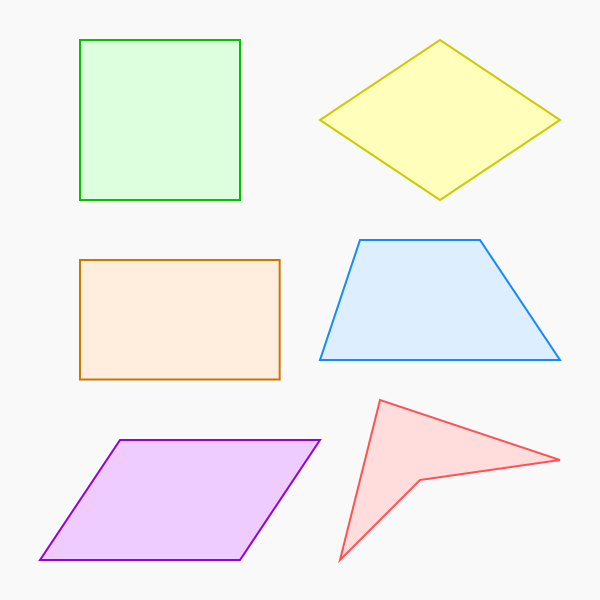
#> input picture DimCalc Diagonal/Test.jpg, 1200 x 1200 px (shown at 1/2 size)
$ python -i IPH.py   (imports and definitions only)
#> lines starting #> are read from the running program, lines starting #| are printed output that depends on the picture; after the words box and inside, x2 and y2 are one past the last pixel; in counts of white or black regions, pixels touching at a corner belong together
#> further down, picture is the input picture: shape (1200, 1200, 3); mean B, G, R 238.8, 242, 243.2
import cv2
from cv2 import imshow
import numpy as np
import matplotlib.pyplot as plt


def Display(title, src):
    cv2.imshow(title, src)
    cv2.waitKey(0)


def Grayscale(src):
    return cv2.cvtColor(src, cv2.COLOR_BGR2GRAY)
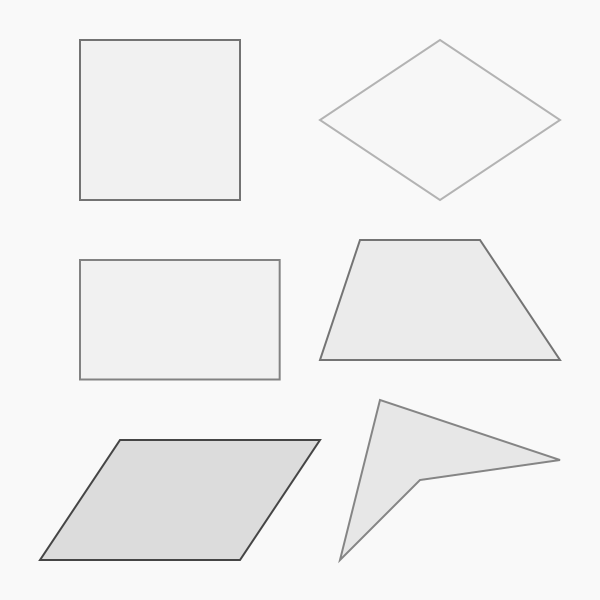
#> returned value: shape (1200, 1200) (shown at 1/2 size); min 69, max 249, mean 242


# [17 lines left out: functions ListDisplay, DisplayMultiple, Resize, not called in this run]


def Scale(src, x, y):
    return cv2.resize(src, (0, 0), fx=x, fy=y)


def Outline(src, x=None, y=None):
#> called with x = 100, y = 100
    if(x != None and y != None):
        return cv2.Canny(src, x, y)
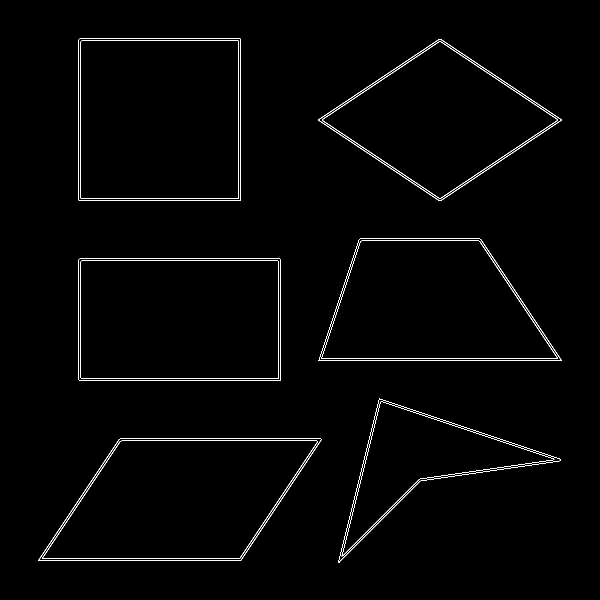
#> returned value: shape (1200, 1200) (shown at 1/2 size); 1.2% white in thin lines or dots, all inside (x1, y1, x2, y2) = (77, 77, 1123, 1126)
    else:
        return cv2.Canny(src, 100, 100)


# [7 lines left out: function Blur, not called in this run]


def Erode(src, x, y, Iterations=1):
    return cv2.erode(src, np.ones((x, y), np.uint8), iterations=Iterations)


def Dilate(src, x, y, Iterations=1):
#> called with x = 3, y = 3, Iterations = 1
    return cv2.dilate(src, np.ones((x, y), np.uint8), iterations=Iterations)
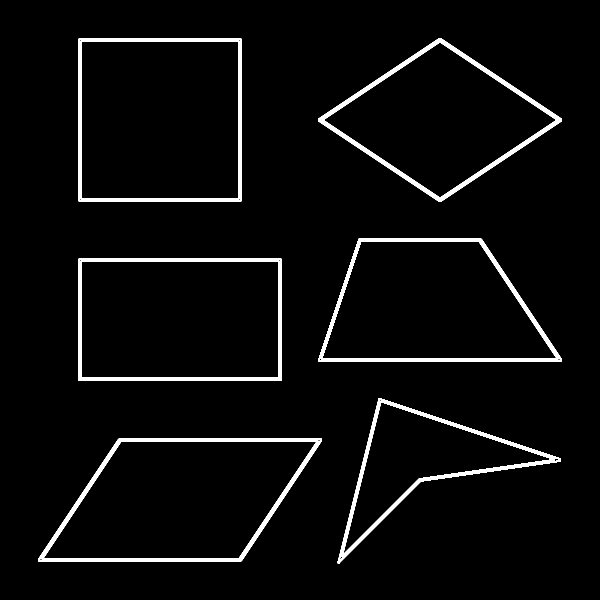
#> returned value: shape (1200, 1200) (shown at 1/2 size); 3.6% white; 8 white regions, largest, box (x1, y1, x2, y2) and area: (76, 876, 644, 1123) 9567, (636, 77, 1124, 403) 9556, (636, 476, 1124, 723) 8455


def CalcHist(img):
    return cv2.calcHist([img], [0], None, [256], [0, 256])


# [6 lines left out: function HistDisplay, not called in this run]


def BinaryThresh(src, x=128):
    return cv2.threshold(Grayscale(src), x, 255, cv2.THRESH_BINARY)[1]


def InvBinaryThresh(src, x=128):
    return cv2.threshold(Grayscale(src), x, 255, cv2.THRESH_BINARY_INV)[1]


def TruncThresh(src, x=128):
    return cv2.threshold(Grayscale(src), x, 255, cv2.THRESH_TRUNC)[1]


def ToZeroThresh(src, x=128):
    return cv2.threshold(Grayscale(src), x, 255, cv2.THRESH_TOZERO)[1]


def InvToZeroThresh(src, x=128):
    return cv2.threshold(Grayscale(src), x, 255, cv2.THRESH_TOZERO_INV)[1]


def AdaptiveThresh(src, x=128):
    return cv2.adaptiveThreshold(Grayscale(src), 255, cv2.ADAPTIVE_THRESH_GAUSSIAN_C, cv2.THRESH_BINARY, 199, 5)


def OtsuThresh(src, x=128):
    return cv2.threshold(Grayscale(src), x, 255, cv2.THRESH_BINARY + cv2.THRESH_OTSU)[1]


def colorFilterMask(src, lower, upper):
    return cv2.inRange(cv2.cvtColor(src, cv2.COLOR_BGR2HSV), lower, upper)


def colorFilter(src, lower, upper):
    return cv2.bitwise_and(src, src, mask=colorFilterMask(src, lower, upper))


# [20 lines left out: function HoughLines, not called in this run]


def ContourFind(img):
    return cv2.findContours(img, cv2.RETR_EXTERNAL, cv2.CHAIN_APPROX_NONE)[0]


def getContours(img, cannyThresh=[100, 100], min_area=100, sides=0):
    img_canny = Outline(Grayscale(img), cannyThresh[0], cannyThresh[1])
    img_dilate = Dilate(img_canny, 3, 3, 1)
    img_eroded = Erode(img_dilate, 3, 3, 1)
#> in Erode, `return cv2.erode(src, np.ones((x, y), np.uint8), iterations=Iterations)`:
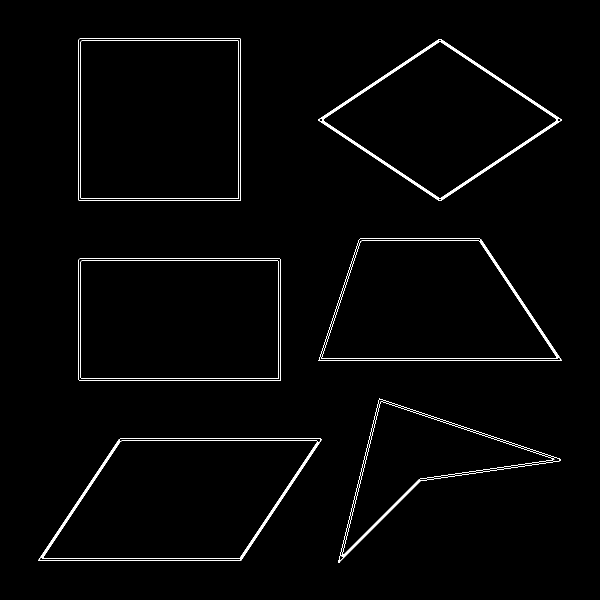
#> returned value: shape (1200, 1200) (shown at 1/2 size); 1.6% white; 8 white regions
    imshow("Canny", img_eroded)
    final_contours = []
    contours = ContourFind(img_eroded)
#> contours = 6 contours; box (x1, y1, x2, y2) and area: (157, 77, 482, 402) 104973, (77, 877, 643, 1122) 98976, (157, 517, 562, 761) 98168, (637, 477, 1123, 722) 88893, (637, 78, 1123, 402) 79535, (676, 797, 1121, 1126) 45619
    for i in contours:
        area = cv2.contourArea(i)
        if area > min_area:
            peri = cv2.arcLength(i, True)
            approx = cv2.approxPolyDP(i, 0.005*peri, True)
            bbox = cv2.boundingRect(approx)
            if sides > 0:
                if(len(approx) == sides):
                    final_contours.append([len(approx), area, approx, bbox, i])
            else:
                final_contours.append([len(approx), area, approx, bbox, i])
#> this loop made 6 passes
#> (area, peri, approx, bbox) on passes 1 to 6: (98976, 1428.2, [[77, 1121], [481, 1121], [642, 878], [240, 877]], (77, 877, 566, 245)), (45619, 1306.2, [[676, 1125], [841, 961], [1120, 918], [758, 797]], (676, 797, 445, 329)), (98168, 1291.7, [[157, 519], [158, 760], [561, 760], [561, 518]], (157, 518, 405, 243)), (88893, 1315.1, [[637, 720], [1122, 721], [959, 477], [718, 478]], (637, 477, 486, 245)), (79535, 1241.1, [[877, 78], [637, 241], [882, 401], [1122, 238]], (637, 78, 486, 324)), (104973, 1293.7, [[159, 77], [157, 400], [481, 401], [481, 78]], (157, 77, 325, 325))
#> after the loop, final_contours = 6 items

    final_contours = sorted(final_contours, key=lambda x: x[1], reverse=True)
    return final_contours

>>> import cv2
>>> picture = cv2.imread('Test.jpg')
>>> result = getContours(picture)
#> result = 6 items

$ run again, on DimCalc Diagonal/rect.png
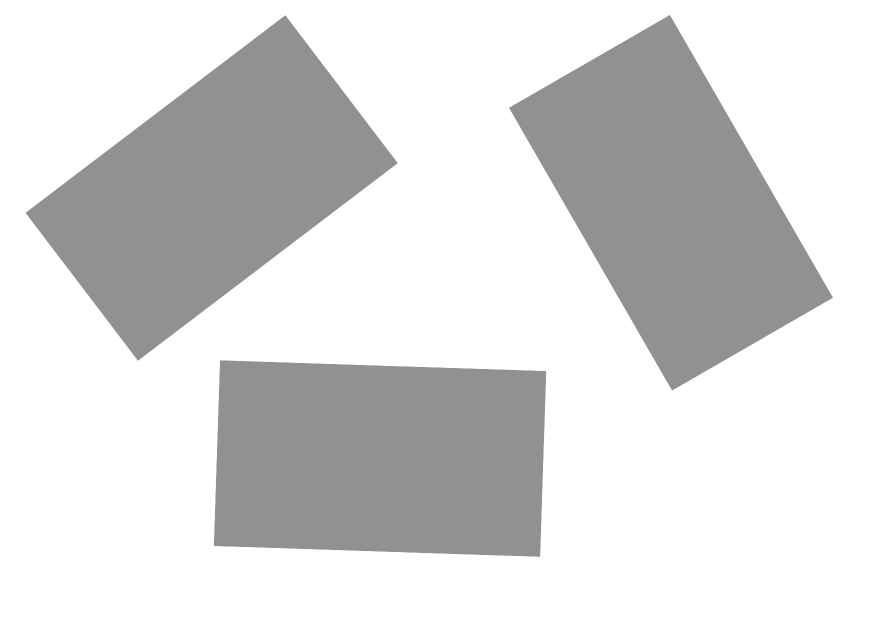
#> input picture DimCalc Diagonal/rect.png, 1748 x 1240 px (shown at 1/2 size)
#> picture is the input picture: shape (1240, 1748, 3); min 145, max 255, mean 218.1
#> in Outline, `return cv2.Canny(src, x, y)`:
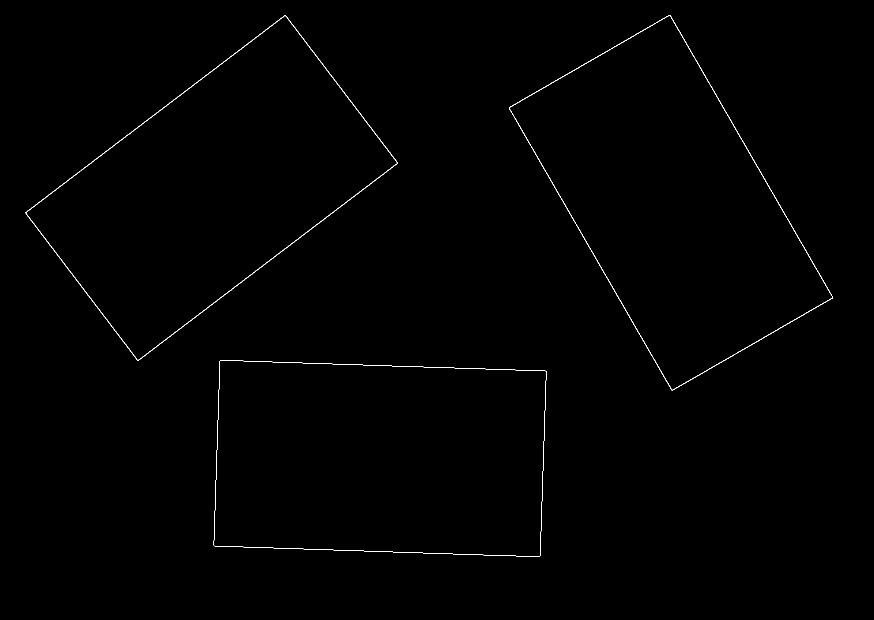
#> returned value: shape (1240, 1748) (shown at 1/2 size); 0.35% white in thin lines or dots, all inside (x1, y1, x2, y2) = (51, 30, 1666, 1114)
#> in Dilate, `return cv2.dilate(src, np.ones((x, y), np.uint8), iterations=Iterations)`:
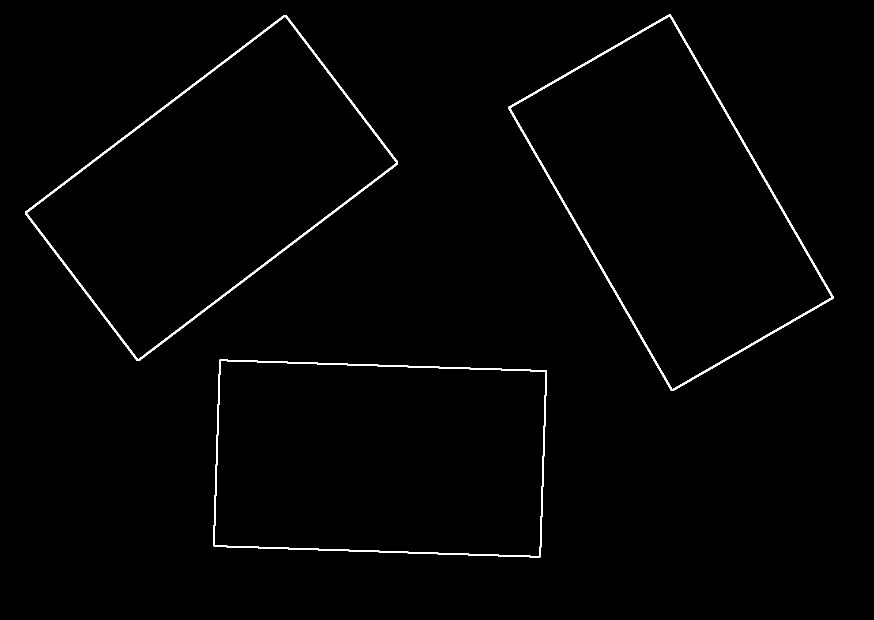
#> returned value: shape (1240, 1748) (shown at 1/2 size); 1.1% white; 3 white regions, box (x1, y1, x2, y2) and area: (50, 30, 796, 722) 8587, (1017, 29, 1667, 782) 8338, (426, 719, 1094, 1115) 6277
#> contours = 3 contours; box (x1, y1, x2, y2) and area: (51, 31, 795, 721) 243177, (1018, 30, 1666, 781) 243035, (427, 720, 1093, 1114) 242802
#> the loop in getContours, `for i in contours:` made 3 passes
#> (area, peri, approx, bbox) on passes 1 to 3: (242802.5, 2074.4, [[440, 720], [429, 1092], [1079, 1113], [1092, 742]], (429, 720, 664, 394)), (243177, 2142.3, [[571, 31], [51, 424], [274, 720], [794, 327]], (51, 31, 744, 690)), (243035, 2197.7, [[1338, 30], [1018, 217], [1345, 780], [1665, 593]], (1018, 30, 648, 751))
#> after the loop in getContours, `for i in contours:`: final_contours = 3 items
